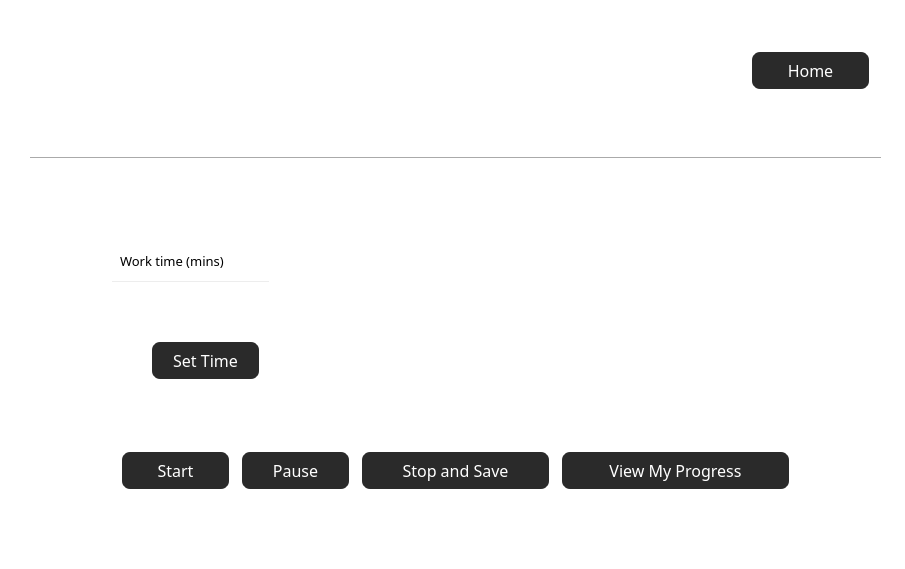
<?xml version="1.0" encoding="UTF-8"?>
<ui version="4.0">
 <class>TrackTime</class>
 <widget class="QMainWindow" name="TrackTime">
  <property name="geometry">
   <rect>
    <x>0</x>
    <y>0</y>
    <width>905</width>
    <height>569</height>
   </rect>
  </property>
  <property name="windowTitle">
   <string>Main Menu</string>
  </property>
  <property name="autoFillBackground">
   <bool>false</bool>
  </property>
  <property name="styleSheet">
   <string notr="true">background-color: rgb(255, 255, 255);</string>
  </property>
  <widget class="QWidget" name="centralwidget">
   <property name="styleSheet">
    <string notr="true">QPushButton{
background-color: rgb(42,42,42);
	color: rgb(255, 255, 255);
border-width:2px;
border-style:solid;
border-color: rgb(255, 255, 255);
border-radius: 10px;
}

QPushButton::hover
{
   
	color: rgb(30, 30, 30);
	background-color: rgba(92,201,107,255);
}

</string>
   </property>
   <widget class="QLabel" name="logo">
    <property name="geometry">
     <rect>
      <x>20</x>
      <y>10</y>
      <width>411</width>
      <height>131</height>
     </rect>
    </property>
    <property name="text">
     <string/>
    </property>
    <property name="pixmap">
     <pixmap>images/header.png</pixmap>
    </property>
    <property name="scaledContents">
     <bool>true</bool>
    </property>
   </widget>
   <widget class="QPushButton" name="btn_stop">
    <property name="geometry">
     <rect>
      <x>360</x>
      <y>450</y>
      <width>191</width>
      <height>41</height>
     </rect>
    </property>
    <property name="font">
     <font>
      <family>Poppins Medium</family>
      <pointsize>12</pointsize>
     </font>
    </property>
    <property name="styleSheet">
     <string notr="true"/>
    </property>
    <property name="text">
     <string>Stop and Save</string>
    </property>
    <property name="icon">
     <iconset>
      <normaloff>images/bookmark.png</normaloff>images/bookmark.png</iconset>
    </property>
   </widget>
   <widget class="QPushButton" name="btn_pause">
    <property name="geometry">
     <rect>
      <x>240</x>
      <y>450</y>
      <width>111</width>
      <height>41</height>
     </rect>
    </property>
    <property name="font">
     <font>
      <family>Poppins Medium</family>
      <pointsize>12</pointsize>
     </font>
    </property>
    <property name="styleSheet">
     <string notr="true"/>
    </property>
    <property name="text">
     <string>Pause</string>
    </property>
    <property name="icon">
     <iconset>
      <normaloff>images/pause-button.png</normaloff>images/pause-button.png</iconset>
    </property>
   </widget>
   <widget class="QPushButton" name="btn_start">
    <property name="geometry">
     <rect>
      <x>120</x>
      <y>450</y>
      <width>111</width>
      <height>41</height>
     </rect>
    </property>
    <property name="font">
     <font>
      <family>Poppins Medium</family>
      <pointsize>12</pointsize>
     </font>
    </property>
    <property name="styleSheet">
     <string notr="true"/>
    </property>
    <property name="text">
     <string>Start</string>
    </property>
    <property name="icon">
     <iconset>
      <normaloff>images/play-button.png</normaloff>images/play-button.png</iconset>
    </property>
   </widget>
   <widget class="Line" name="line">
    <property name="geometry">
     <rect>
      <x>30</x>
      <y>150</y>
      <width>851</width>
      <height>16</height>
     </rect>
    </property>
    <property name="styleSheet">
     <string notr="true">color:rgba(92,201,107,255);
border-color: rgba(92,201,107,255);</string>
    </property>
    <property name="orientation">
     <enum>Qt::Horizontal</enum>
    </property>
   </widget>
   <widget class="QLabel" name="logo_3">
    <property name="geometry">
     <rect>
      <x>40</x>
      <y>140</y>
      <width>821</width>
      <height>331</height>
     </rect>
    </property>
    <property name="styleSheet">
     <string notr="true">background-color: rgba(255, 255, 255, 0);</string>
    </property>
    <property name="text">
     <string/>
    </property>
    <property name="pixmap">
     <pixmap>images/timer.png</pixmap>
    </property>
    <property name="scaledContents">
     <bool>true</bool>
    </property>
   </widget>
   <widget class="QLabel" name="lbl_greeting_3">
    <property name="geometry">
     <rect>
      <x>120</x>
      <y>240</y>
      <width>191</width>
      <height>41</height>
     </rect>
    </property>
    <property name="font">
     <font>
      <family>Poppins Medium</family>
      <pointsize>10</pointsize>
     </font>
    </property>
    <property name="styleSheet">
     <string notr="true">background-color: rgba(255, 255, 255, 0);</string>
    </property>
    <property name="text">
     <string>Work time (mins)</string>
    </property>
    <property name="alignment">
     <set>Qt::AlignLeading|Qt::AlignLeft|Qt::AlignVCenter</set>
    </property>
   </widget>
   <widget class="QLabel" name="lbl_greeting_5">
    <property name="geometry">
     <rect>
      <x>520</x>
      <y>260</y>
      <width>301</width>
      <height>71</height>
     </rect>
    </property>
    <property name="font">
     <font>
      <family>Poppins Medium</family>
      <pointsize>14</pointsize>
     </font>
    </property>
    <property name="styleSheet">
     <string notr="true">background-color: rgba(255, 255, 255, 0);
color: rgb(255, 255, 255);</string>
    </property>
    <property name="text">
     <string>Remaining Time</string>
    </property>
    <property name="alignment">
     <set>Qt::AlignCenter</set>
    </property>
   </widget>
   <widget class="QLabel" name="lbl_time">
    <property name="geometry">
     <rect>
      <x>540</x>
      <y>300</y>
      <width>261</width>
      <height>71</height>
     </rect>
    </property>
    <property name="font">
     <font>
      <family>Poppins Medium</family>
      <pointsize>28</pointsize>
     </font>
    </property>
    <property name="styleSheet">
     <string notr="true">background-color: rgba(255, 255, 255, 0);
color: rgb(255, 255, 255);</string>
    </property>
    <property name="text">
     <string>25:00</string>
    </property>
    <property name="alignment">
     <set>Qt::AlignCenter</set>
    </property>
   </widget>
   <widget class="QPushButton" name="btn_home">
    <property name="geometry">
     <rect>
      <x>750</x>
      <y>50</y>
      <width>121</width>
      <height>41</height>
     </rect>
    </property>
    <property name="font">
     <font>
      <family>Poppins Medium</family>
      <pointsize>12</pointsize>
     </font>
    </property>
    <property name="styleSheet">
     <string notr="true"/>
    </property>
    <property name="text">
     <string>Home</string>
    </property>
    <property name="icon">
     <iconset>
      <normaloff>images/home.png</normaloff>images/home.png</iconset>
    </property>
   </widget>
   <widget class="QPushButton" name="btn_set_time">
    <property name="geometry">
     <rect>
      <x>150</x>
      <y>340</y>
      <width>111</width>
      <height>41</height>
     </rect>
    </property>
    <property name="font">
     <font>
      <family>Poppins Medium</family>
      <pointsize>12</pointsize>
     </font>
    </property>
    <property name="styleSheet">
     <string notr="true"/>
    </property>
    <property name="text">
     <string>Set Time</string>
    </property>
   </widget>
   <widget class="QLineEdit" name="txt_time">
    <property name="geometry">
     <rect>
      <x>110</x>
      <y>280</y>
      <width>161</width>
      <height>51</height>
     </rect>
    </property>
    <property name="font">
     <font>
      <family>Poppins Medium</family>
      <pointsize>16</pointsize>
     </font>
    </property>
    <property name="styleSheet">
     <string notr="true">background-color: rgba(255, 255, 255, 0);
color: rgb(255, 255, 255);</string>
    </property>
    <property name="text">
     <string>25</string>
    </property>
    <property name="alignment">
     <set>Qt::AlignRight|Qt::AlignTrailing|Qt::AlignVCenter</set>
    </property>
   </widget>
   <widget class="QPushButton" name="btn_progress">
    <property name="geometry">
     <rect>
      <x>560</x>
      <y>450</y>
      <width>231</width>
      <height>41</height>
     </rect>
    </property>
    <property name="font">
     <font>
      <family>Poppins Medium</family>
      <pointsize>12</pointsize>
     </font>
    </property>
    <property name="styleSheet">
     <string notr="true"/>
    </property>
    <property name="text">
     <string>View My Progress</string>
    </property>
    <property name="icon">
     <iconset>
      <normaloff>images/growth.png</normaloff>images/growth.png</iconset>
    </property>
   </widget>
   <zorder>logo</zorder>
   <zorder>btn_stop</zorder>
   <zorder>btn_pause</zorder>
   <zorder>line</zorder>
   <zorder>logo_3</zorder>
   <zorder>lbl_greeting_3</zorder>
   <zorder>lbl_greeting_5</zorder>
   <zorder>lbl_time</zorder>
   <zorder>btn_home</zorder>
   <zorder>btn_start</zorder>
   <zorder>btn_set_time</zorder>
   <zorder>txt_time</zorder>
   <zorder>btn_progress</zorder>
  </widget>
  <widget class="QMenuBar" name="menubar">
   <property name="geometry">
    <rect>
     <x>0</x>
     <y>0</y>
     <width>905</width>
     <height>26</height>
    </rect>
   </property>
  </widget>
  <widget class="QStatusBar" name="statusbar"/>
 </widget>
 <resources/>
 <connections/>
</ui>
